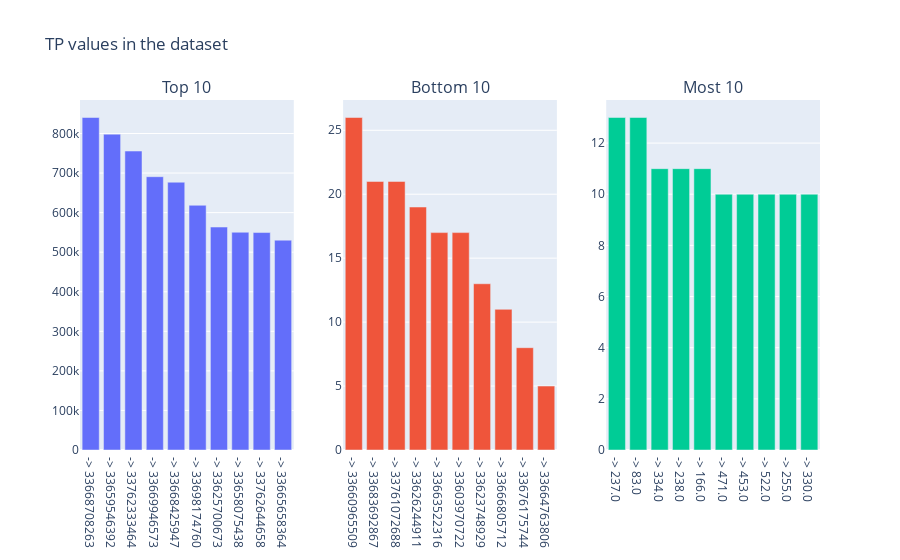

Notebook cell for this chart:
### Code cell
multi_hist([top_10, bottom_10, most_10], 1, 3,
    "TP values in the dataset", ['Top 10', 'Bottom 10', 'Most 10'])

### Figure 1 — Plotly figure (JSON) as saved in the notebook; plotly's stock layout.template omitted (floating-point values rounded to 4 significant figures)
{"data": [{"type": "bar", "x": ["-> 33668708263", "-> 33659546392", "-> 33762333464", "-> 33669946573", "-> 33668425947", "-> 33698174760", "-> 33625700673", "-> 33658075438", "-> 33762644658", "-> 33665658364"], "xaxis": "x", "y": [840424, 798342, 755651, 690815, 676858, 618538, 563535, 550352, 549661, 530353], "yaxis": "y"}, {"type": "bar", "x": ["-> 33660965509", "-> 33683692867", "-> 33761072688", "-> 33626244911", "-> 33663522316", "-> 33603970722", "-> 33623748929", "-> 33666805712", "-> 33676175744", "-> 33664763806"], "xaxis": "x2", "y": [26, 21, 21, 19, 17, 17, 13, 11, 8, 5], "yaxis": "y2"}, {"type": "bar", "x": ["-> 237.0", "-> 83.0", "-> 334.0", "-> 238.0", "-> 166.0", "-> 471.0", "-> 453.0", "-> 522.0", "-> 255.0", "-> 330.0"], "xaxis": "x3", "y": [13, 13, 11, 11, 11, 10, 10, 10, 10, 10], "yaxis": "y3"}], "layout": {"annotations": [{"font": {"size": 16}, "showarrow": false, "text": "Top 10", "x": 0.1444, "xanchor": "center", "xref": "paper", "y": 1, "yanchor": "bottom", "yref": "paper"}, {"font": {"size": 16}, "showarrow": false, "text": "Bottom 10", "x": 0.5, "xanchor": "center", "xref": "paper", "y": 1, "yanchor": "bottom", "yref": "paper"}, {"font": {"size": 16}, "showarrow": false, "text": "Most 10", "x": 0.8556, "xanchor": "center", "xref": "paper", "y": 1, "yanchor": "bottom", "yref": "paper"}], "showlegend": false, "title": {"text": "TP values in the dataset"}, "xaxis": {"anchor": "y", "domain": [0, 0.2889]}, "xaxis2": {"anchor": "y2", "domain": [0.3556, 0.6444]}, "xaxis3": {"anchor": "y3", "domain": [0.7111, 1]}, "yaxis": {"anchor": "x", "domain": [0, 1]}, "yaxis2": {"anchor": "x2", "domain": [0, 1]}, "yaxis3": {"anchor": "x3", "domain": [0, 1]}}}
